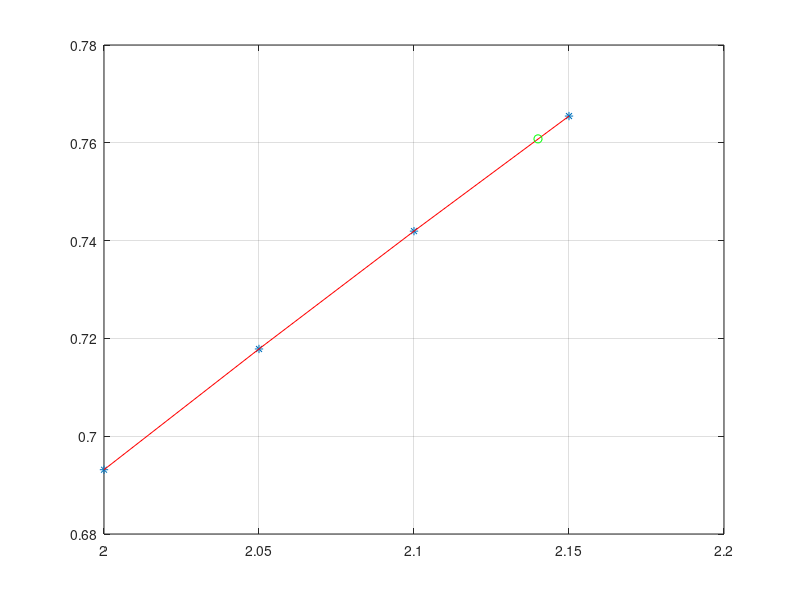

The MATLAB source for this figure:
function Interpolacao

clear
clc

x = [2:0.05:2.15];
y = log(x);
n = length(x);
grau = n - 1;

for i = 1 : n
    for j = 1 : n
        V(i, j) = x(i)^(j-1);
    endfor
endfor

a = V\y'

xx = 2.14;  # ponto para interpolar
px = avalia(xx, n, a)
exato = log(xx)

# ----- gráfico
x1 = [x(1):0.05:x(n)];   # gera pontos intermediários
n1 = length(x1);

for j = 1 : n1
    p(j) = avalia(x1(j), n, a);
endfor
# ------------------
p

plot(x, y, '*')
grid
hold on
plot(x1, p, 'r')
hold on
plot(xx, px, 'go')

endfunction


function p = avalia(xx, n, a)
p = 0;
for i = 1 : n
    p = p + a(i) * xx ^(i-1);
endfor
p
endfunction

